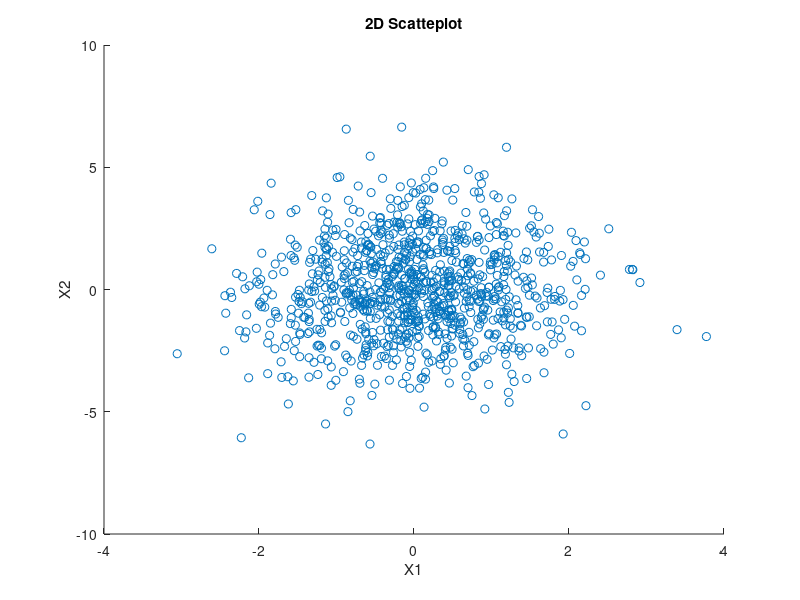
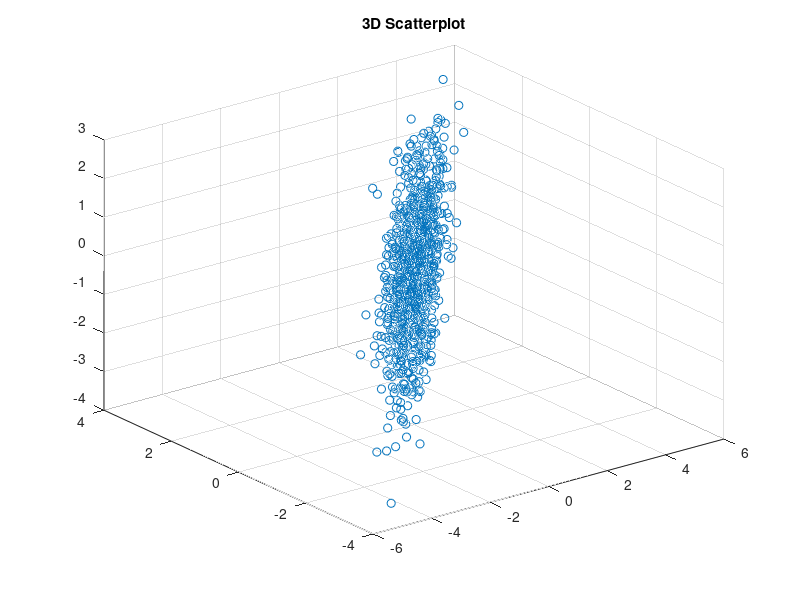
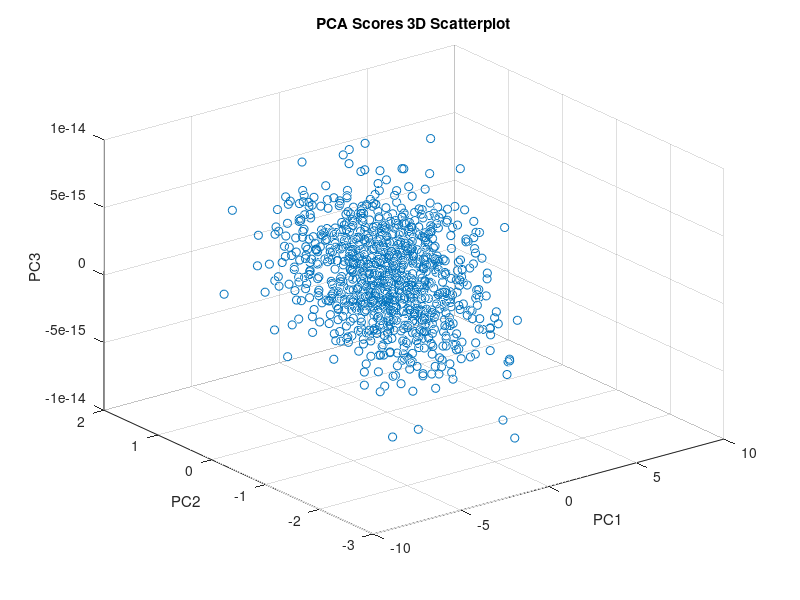
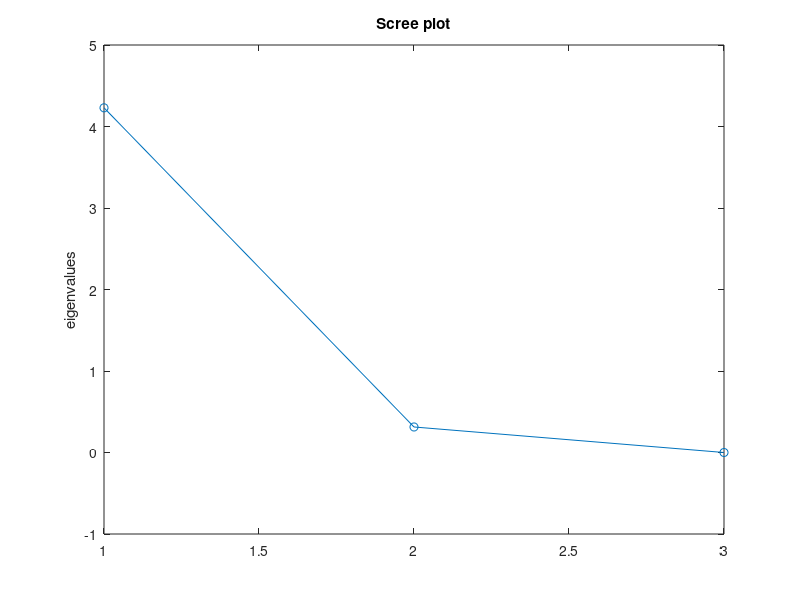

Here is the MATLAB script that generated these plots, in order:
% Data Analysis 2020
% Chapter 6 Excerise 1
% PCA
% Nick Kaparinos
close all;
clc;
clear;

n = 1000;
sx = 1;
sy = 2;
W = [0.2 0.8;0.4 0.5;0.7 0.3];
sigma = [sx^2 0; 0 sy^2];
data = mvnrnd([0 0],sigma,n);

% A
% 2D Scatterplot
figure(1)
scatter(data(:,1),data(:,2))
title("2D Scatteplot")
xlabel("X1")
ylabel("X2")


% 3D Scatterplot
figure(2)
data3D = data*W';
scatter3(data3D(:,1),data3D(:,2),data3D(:,3))
title("3D Scatterplot")

data3D = normalize(data3D,'center');
covMatrix = cov(data3D);
[eigenVectors,eigenValues] = eig(covMatrix);
eigenValues = diag(eigenValues);
eigenValues = sort(eigenValues,'descend');

% PCA component scores
n = size(eigenVectors,2);
eigenVectors = eigenVectors(:,n:-1:1);
scores = data3D*eigenVectors(:,:);

[U,S,V] = svd(data3D);


figure;
scatter3(scores(:,1),scores(:,2),scores(:,3))
title("PCA Scores 3D Scatterplot")
xlabel("PC1")
ylabel("PC2")
zlabel("PC3")

% B
% Scree plot
figure(4)
plot(1:length(eigenValues),eigenValues,"-o")
title("Scree plot")
ylabel("eigenvalues")

% C
% PCA 2D scores scatterplot
figure(5);
scatter(scores(:,1),scores(:,2))
title("PCA Scores 2D Scatterplot")
xlabel("PC1")
ylabel("PC2")

infoLoss = eigenValues(3)/sum(eigenValues)
